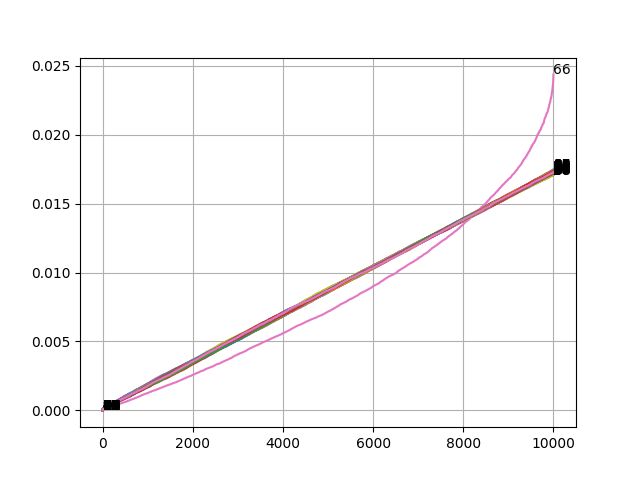

This chart was generated by the following Python code:
#!/usr/bin/env python3
import csv
import numpy as np
import matplotlib.pyplot as plt

def s2f(s):
    """ str-to-float """
    return float(s.replace(',', '.'))

data = list(csv.reader(open('analyse_nem.csv', newline=''), delimiter=';', quoting=csv.QUOTE_MINIMAL))
M = np.array([[s2f(col) for col in row[1:]] for row in data])

for col in range(M.shape[1]):
    row = M[:,col] / np.linalg.norm(M[:,col])
    vals = sorted(row)
    plt.annotate(col, xy=(0, vals[0]))
    plt.annotate(col, xy=(len(vals), vals[-1]))
    plt.plot(range(len(vals)), vals, label=str(col))

plt.grid(True)
plt.show()

weird_col = 66

for row in range(M.shape[0]):
    col_val = M[row,weird_col]
    idx = int(round(col_val - 1))
    print(data[idx][0], end='')
print('')
